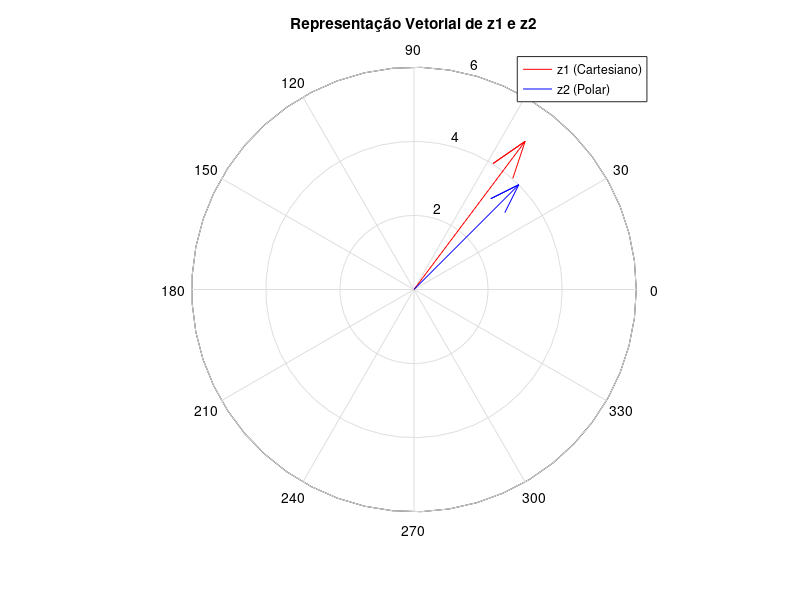

Write the MATLAB code that produced this figure.
%SCRIPT About MATLAB script files.
%   A  SCRIPT file is an external file that contains a sequence
%   of MATLAB statements.  By typing the filename, subsequent 
%   MATLAB input is obtained from the file.  SCRIPT files have
%   a filename extension of ".m".  To make a SCRIPT file into a
%   function, see FUNCTION.
%
%   See also TYPE, ECHO.

%   Copyright 1984-2015 The MathWorks, Inc. 

% Definição dos números complexos
z1 = 3 + 4i;              % número na forma cartesiana
r2 = 4;                   % Módulo de z2
theta2 = pi/4;            % Argumento de z2 (em radianos) 
z2 = r2 * exp(1i * theta2);  % número na forma polar

% Conversão entre formas
[r1, theta1] = cart2pol(real(z1), imag(z1));
[x2, y2] = pol2cart(theta2, r2);

% Exibição na janela de comando
fprintf('Número z1:\n   Cartesiano: %s\n   Polar: (r = %.2f, θ = %.2f rad)\n\n', num2str(z1), r1, theta1);
fprintf('Número z2:\n   Polar: (r = %.2f, θ = %.2f rad)\n   Cartesiano: %s\n\n', r2, theta2, num2str(z2));

% Plot dos números complexos usando compass
figure;
compass(z1, 'r'); hold on;
compass(z2, 'b');
legend('z1 (Cartesiano)', 'z2 (Polar)');
title('Representação Vetorial de z1 e z2');

% Operações com os números complexos
produto = z1 * z2;
divisao = z1 / z2;

% Exibição dos resultados
fprintf('Produto z1 * z2 = %s\n', num2str(produto));
fprintf('Divisão z1 / z2 = %s\n', num2str(divisao));
